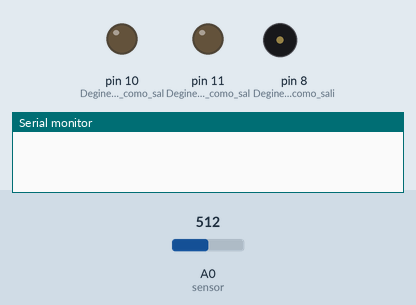
Recording of a sketch running on a simulated Arduino Uno, built with avr-gcc and run on an emulated ATmega328P. Parts: output pins drawn as LEDs (lit = HIGH), buzzer (waves = sounding), the last lines printed to the serial monitor. The inputs (shaded band) are chosen by the test bench; at power-on: A0 (sensor) = 512.

Above: at 1.3 s.
1.4 s: A0 (sensor) set to 77
4.3 s: A0 (sensor) set to 64
At 6.5 s:
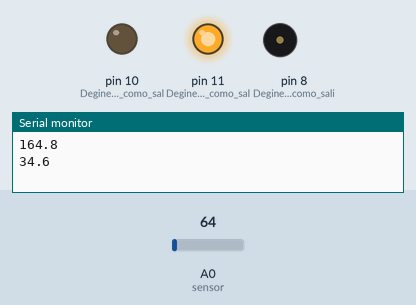
6.8 s: A0 (sensor) set to 122
At 9.4 s:
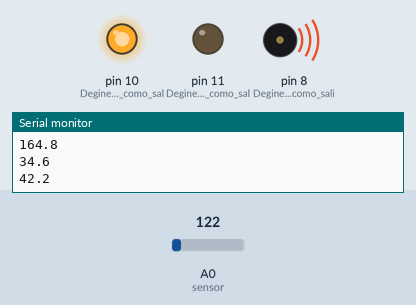
9.7 s: A0 (sensor) set to 25
At 11.5 s:
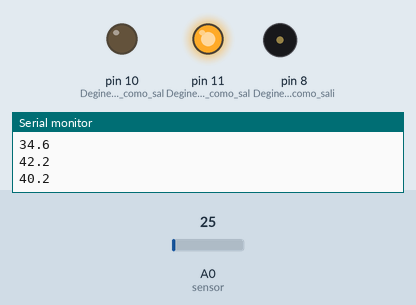
12.2 s: A0 (sensor) set to 190
At 13.47 s:
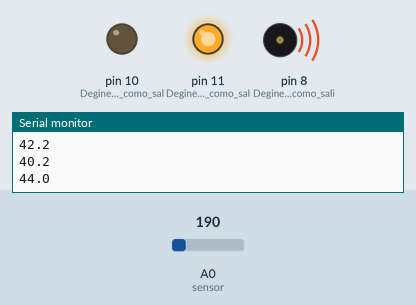
Timing chart, 0 to 15.2 s (numbered marks = the images above; inputs shaded):
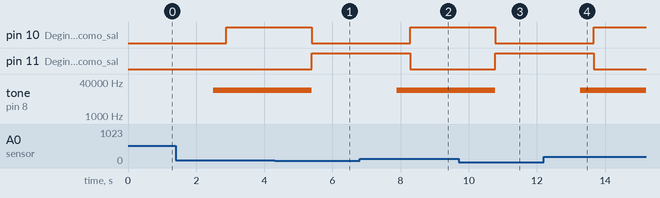

The sketch:

Temperatura_LM35.ino
```cpp
float sinVal;     // Crea variable de tipo flotante
int tono;         // Crea variable de tipo entero
int val = 0;      // Crea variable de tipo entero con valor inicial 0
int sensor;       // Crea variable de tipo entero
float temp;       // Crea variable de tipo flotante
int suma;         // Crea variable de tipo entero

void setup(){
  Serial.begin(9600);       // Inicia la comunicación serial en 9600 baudios
  pinMode(8, OUTPUT);       // Degine el pin 8 como salida
  pinMode(10, OUTPUT);      // Degine el pin 10 como salida
  pinMode(11, OUTPUT);      // Degine el pin 11 como salida
}

void loop(){
  suma = 0;

  for (int i=0; i<5; i++){
    sensor = analogRead(A0);            // Lee el valor del sensor
    temp = ((sensor*5000.0)/1023)/10;
    suma = temp + suma;
    delay(500);
  }

  Serial.println (suma/5.0, 1);

  if (temp>35){
    for(int x=0; x<180; x++){
            sinVal = (sin(x*(3.1412/180)));
            tono = 2000+(int(tono*1000));
            tone(8, tono);
            delay(2);
     }
     digitalWrite(10, HIGH);
     digitalWrite(11, LOW);
  }
  else{
    tone (8,0, 1);
    digitalWrite(11, HIGH);
    digitalWrite(10, LOW);
  }
}
```

Measured:
- the behaviour switches between 72 and 71 on A0 (sensor) (found by bisection; images 0 and 1)
- after the input at 4.3 s, pin 10 (Degine_el_pin_10_como_sal): HIGH → LOW after 1.1 s; pin 11 (Degine_el_pin_11_como_sal): LOW → HIGH after 1.1 s; tone on pin 8 (Degine_el_pin_8_como_sali): 16464 Hz → silent after 1.1 s
- after the input at 6.8 s, pin 10 (Degine_el_pin_10_como_sal): LOW → HIGH after 1.5 s; pin 11 (Degine_el_pin_11_como_sal): HIGH → LOW after 1.5 s; tone on pin 8 (Degine_el_pin_8_como_sali): silent → 16464 Hz after 1.1 s
- after the input at 9.7 s, pin 10 (Degine_el_pin_10_como_sal): HIGH → LOW after 1.1 s; pin 11 (Degine_el_pin_11_como_sal): LOW → HIGH after 1.1 s; tone on pin 8 (Degine_el_pin_8_como_sali): 16464 Hz → silent after 1.1 s
- after the input at 12.2 s, pin 10 (Degine_el_pin_10_como_sal): LOW → HIGH after 1.5 s; pin 11 (Degine_el_pin_11_como_sal): HIGH → LOW after 1.5 s; tone on pin 8 (Degine_el_pin_8_como_sali): silent → 16464 Hz after 1.1 s
